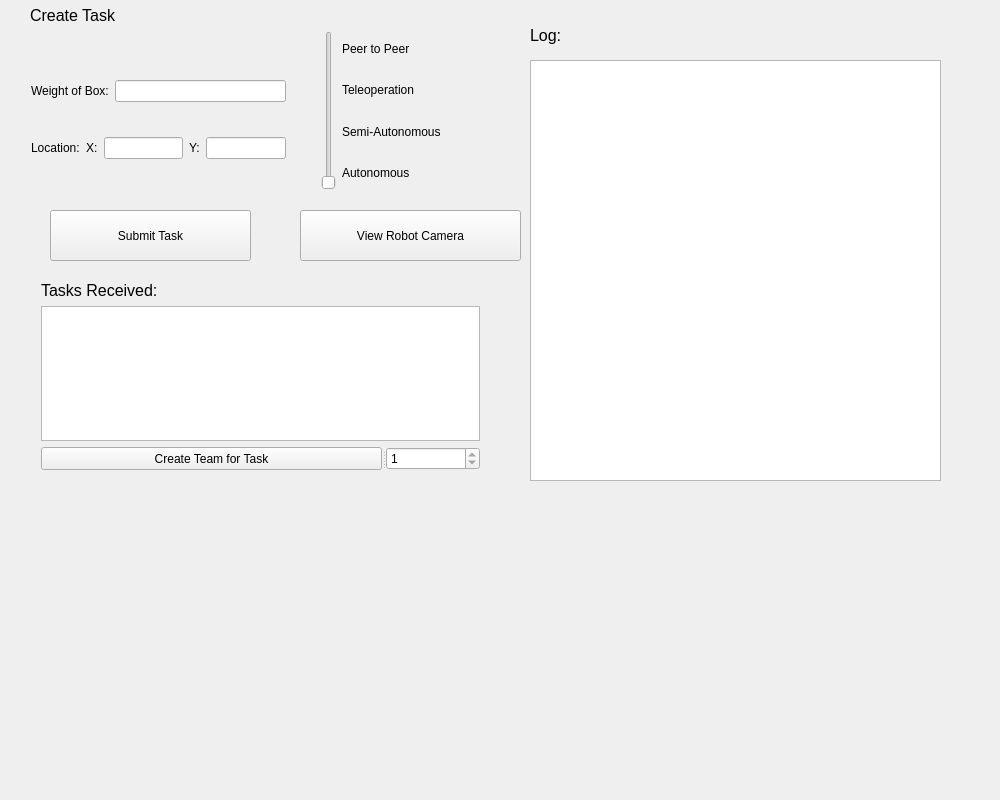
<?xml version="1.0" encoding="UTF-8"?>
<ui version="4.0">
 <class>MainWindow</class>
 <widget class="QMainWindow" name="MainWindow">
  <property name="geometry">
   <rect>
    <x>0</x>
    <y>0</y>
    <width>1000</width>
    <height>800</height>
   </rect>
  </property>
  <property name="minimumSize">
   <size>
    <width>1000</width>
    <height>800</height>
   </size>
  </property>
  <property name="maximumSize">
   <size>
    <width>1000</width>
    <height>800</height>
   </size>
  </property>
  <property name="windowTitle">
   <string>MainWindow</string>
  </property>
  <widget class="QWidget" name="centralWidget">
   <widget class="QLabel" name="taskCreateLabel">
    <property name="geometry">
     <rect>
      <x>30</x>
      <y>0</y>
      <width>221</width>
      <height>31</height>
     </rect>
    </property>
    <property name="font">
     <font>
      <pointsize>12</pointsize>
     </font>
    </property>
    <property name="text">
     <string>Create Task</string>
    </property>
   </widget>
   <widget class="QPushButton" name="submitTaskButton">
    <property name="geometry">
     <rect>
      <x>50</x>
      <y>210</y>
      <width>201</width>
      <height>51</height>
     </rect>
    </property>
    <property name="text">
     <string>Submit Task</string>
    </property>
   </widget>
   <widget class="QPushButton" name="pushButton">
    <property name="geometry">
     <rect>
      <x>300</x>
      <y>210</y>
      <width>221</width>
      <height>51</height>
     </rect>
    </property>
    <property name="text">
     <string>View Robot Camera</string>
    </property>
   </widget>
   <widget class="QWidget" name="layoutWidget">
    <property name="geometry">
     <rect>
      <x>30</x>
      <y>270</y>
      <width>461</width>
      <height>211</height>
     </rect>
    </property>
    <layout class="QVBoxLayout" name="verticalLayout">
     <item>
      <layout class="QVBoxLayout" name="verticalLayout_2">
       <item>
        <widget class="QLabel" name="taskLabel">
         <property name="font">
          <font>
           <pointsize>12</pointsize>
          </font>
         </property>
         <property name="text">
          <string>Tasks Received:</string>
         </property>
        </widget>
       </item>
       <item>
        <widget class="QTableView" name="taskTable"/>
       </item>
       <item>
        <widget class="QSplitter" name="splitter">
         <property name="orientation">
          <enum>Qt::Horizontal</enum>
         </property>
         <widget class="QPushButton" name="taskAloButton">
          <property name="text">
           <string>Create Team for Task</string>
          </property>
         </widget>
         <widget class="QSpinBox" name="taskAssign">
          <property name="minimum">
           <number>1</number>
          </property>
          <property name="maximum">
           <number>1</number>
          </property>
         </widget>
        </widget>
       </item>
      </layout>
     </item>
    </layout>
   </widget>
   <widget class="QTableView" name="logTable">
    <property name="geometry">
     <rect>
      <x>530</x>
      <y>60</y>
      <width>411</width>
      <height>421</height>
     </rect>
    </property>
   </widget>
   <widget class="QLabel" name="label_9">
    <property name="geometry">
     <rect>
      <x>530</x>
      <y>10</y>
      <width>461</width>
      <height>51</height>
     </rect>
    </property>
    <property name="font">
     <font>
      <pointsize>12</pointsize>
     </font>
    </property>
    <property name="text">
     <string>Log:</string>
    </property>
   </widget>
   <widget class="QWidget" name="layoutWidget">
    <property name="geometry">
     <rect>
      <x>20</x>
      <y>40</y>
      <width>277</width>
      <height>161</height>
     </rect>
    </property>
    <layout class="QVBoxLayout" name="verticalLayout_3">
     <item>
      <layout class="QHBoxLayout" name="horizontalLayout_3">
       <item>
        <widget class="QLabel" name="label_4">
         <property name="text">
          <string>Weight of Box:</string>
         </property>
        </widget>
       </item>
       <item>
        <widget class="QLineEdit" name="WoBText"/>
       </item>
      </layout>
     </item>
     <item>
      <layout class="QHBoxLayout" name="horizontalLayout_2">
       <item>
        <widget class="QLabel" name="label_5">
         <property name="text">
          <string>Location:</string>
         </property>
        </widget>
       </item>
       <item>
        <widget class="QLabel" name="label_6">
         <property name="text">
          <string>X:</string>
         </property>
        </widget>
       </item>
       <item>
        <widget class="QLineEdit" name="xText"/>
       </item>
       <item>
        <widget class="QLabel" name="label_7">
         <property name="text">
          <string>Y:</string>
         </property>
        </widget>
       </item>
       <item>
        <widget class="QLineEdit" name="yText"/>
       </item>
      </layout>
     </item>
    </layout>
   </widget>
   <widget class="QWidget" name="layoutWidget">
    <property name="geometry">
     <rect>
      <x>310</x>
      <y>20</y>
      <width>211</width>
      <height>181</height>
     </rect>
    </property>
    <layout class="QHBoxLayout" name="horizontalLayout">
     <item>
      <widget class="QSlider" name="slidAutSlider">
       <property name="orientation">
        <enum>Qt::Vertical</enum>
       </property>
      </widget>
     </item>
     <item>
      <layout class="QVBoxLayout" name="verticalLayout_4">
       <item>
        <widget class="QLabel" name="label_8">
         <property name="text">
          <string>Peer to Peer</string>
         </property>
        </widget>
       </item>
       <item>
        <widget class="QLabel" name="label_2">
         <property name="text">
          <string>Teleoperation</string>
         </property>
        </widget>
       </item>
       <item>
        <widget class="QLabel" name="label_3">
         <property name="text">
          <string>Semi-Autonomous</string>
         </property>
        </widget>
       </item>
       <item>
        <widget class="QLabel" name="label">
         <property name="text">
          <string>Autonomous</string>
         </property>
        </widget>
       </item>
      </layout>
     </item>
    </layout>
   </widget>
  </widget>
 </widget>
 <layoutdefault spacing="6" margin="11"/>
 <resources/>
 <connections/>
</ui>
